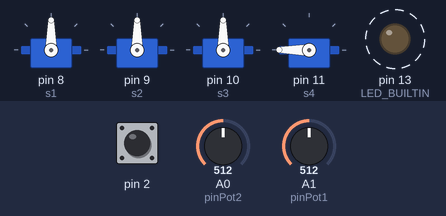
Recording of a sketch running on a simulated Arduino Uno, built with avr-gcc and run on an emulated ATmega328P. On the bench: 4 × servo, output pins drawn as LEDs (lit = HIGH). Dashed ring = blinking. The test bench sets the inputs (shaded band); at power-on: A0 (pinPot2) = 512, A1 (pinPot1) = 512, pin 2 HIGH.

Above: at 1.27 s.
1.3 s: A0 (pinPot2) set to 716
At 1.6 s:
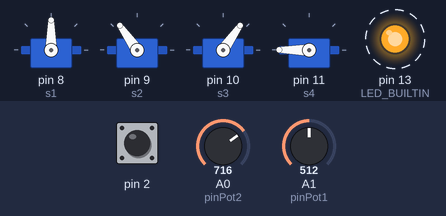
4.3 s: A1 (pinPot1) set to 716
At 4.47 s:
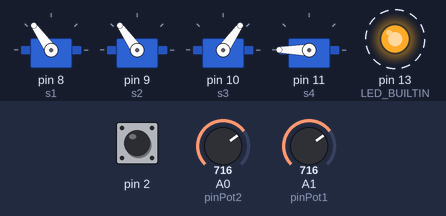
7.3 s: pin 2 pulled LOW for 1 s
At 7.56 s:
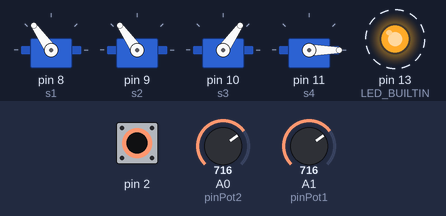
10.3 s: A0 (pinPot2) set to 900
At 10.65 s:
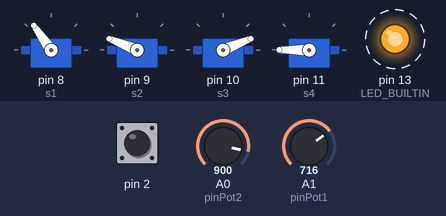
13.3 s: A1 (pinPot1) set to 900
At 13.52 s:
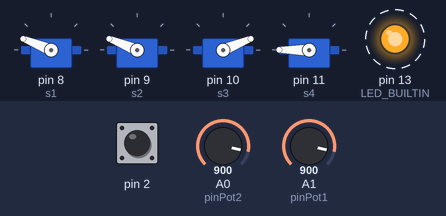
16.3 s: pin 2 pulled LOW for 0.15 s
At 16.5 s:
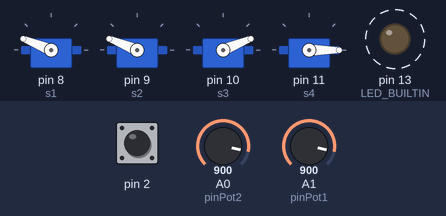
Timing chart, 0 to 20.3 s (numbered marks = the images above; inputs shaded):
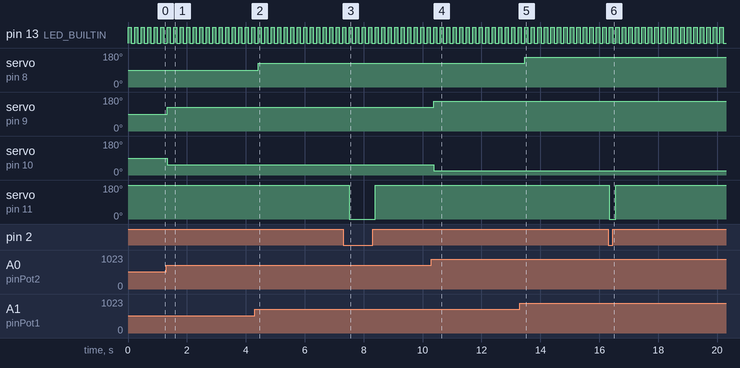

The sketch:

robot.ino
```cpp
#include <Servo.h>

Servo s1, s2, s3, s4;

int poz1 = 0, poz2 = 0, poz3 = 0;
int pinPot1 = 1;
int pinPot2 = 0;

void setup() {
    pinMode(2, INPUT_PULLUP);
    pinMode(LED_BUILTIN, OUTPUT);

    s1.attach(8);
    s2.attach(9);
    s3.attach(10);
    s4.attach(11);
}

void loop() {

    digitalWrite(LED_BUILTIN, HIGH);

    poz1 = analogRead(pinPot1);
    poz1 = map(poz1, 0, 1023, 0, 180);
    s1.write(poz1);

    poz2 = analogRead(pinPot2);
    poz2 = map(poz2, 0, 1023, 0, 180);
    s2.write(poz2);

    poz3 = analogRead(pinPot2);
    poz3 = map(poz3, 0, 1023, 180, 0);
    s3.write(poz3);

    if (digitalRead(2) != LOW) {
        s4.write(180);
    } else {
        s4.write(0);
    }

    delay(110);
    digitalWrite(LED_BUILTIN, LOW);
    delay(110);

}
```

Measured:
- after the input at 1.3 s, servo on pin 9 (s2): 90° → 125° at once; servo on pin 10 (s3): 90° → 55° at once
- after the input at 4.3 s, servo on pin 8 (s1): 90° → 125° after 0.12 s
- after the input at 7.3 s, servo on pin 11 (s4): 180° → 0° after 0.21 s, → 180° 0.88 s later
- after the input at 10.3 s, servo on pin 9 (s2): 125° → 158° after 0.08 s; servo on pin 10 (s3): 55° → 22° after 0.08 s
- after the input at 13.3 s, servo on pin 8 (s1): 125° → 158° after 0.17 s
- after the input at 16.3 s, servo on pin 11 (s4): 180° → 0° at once, → 180° 0.22 s later
- by itself, pin 13 (LED_BUILTIN): alternates HIGH for 0.11 s and LOW for 0.11 s
